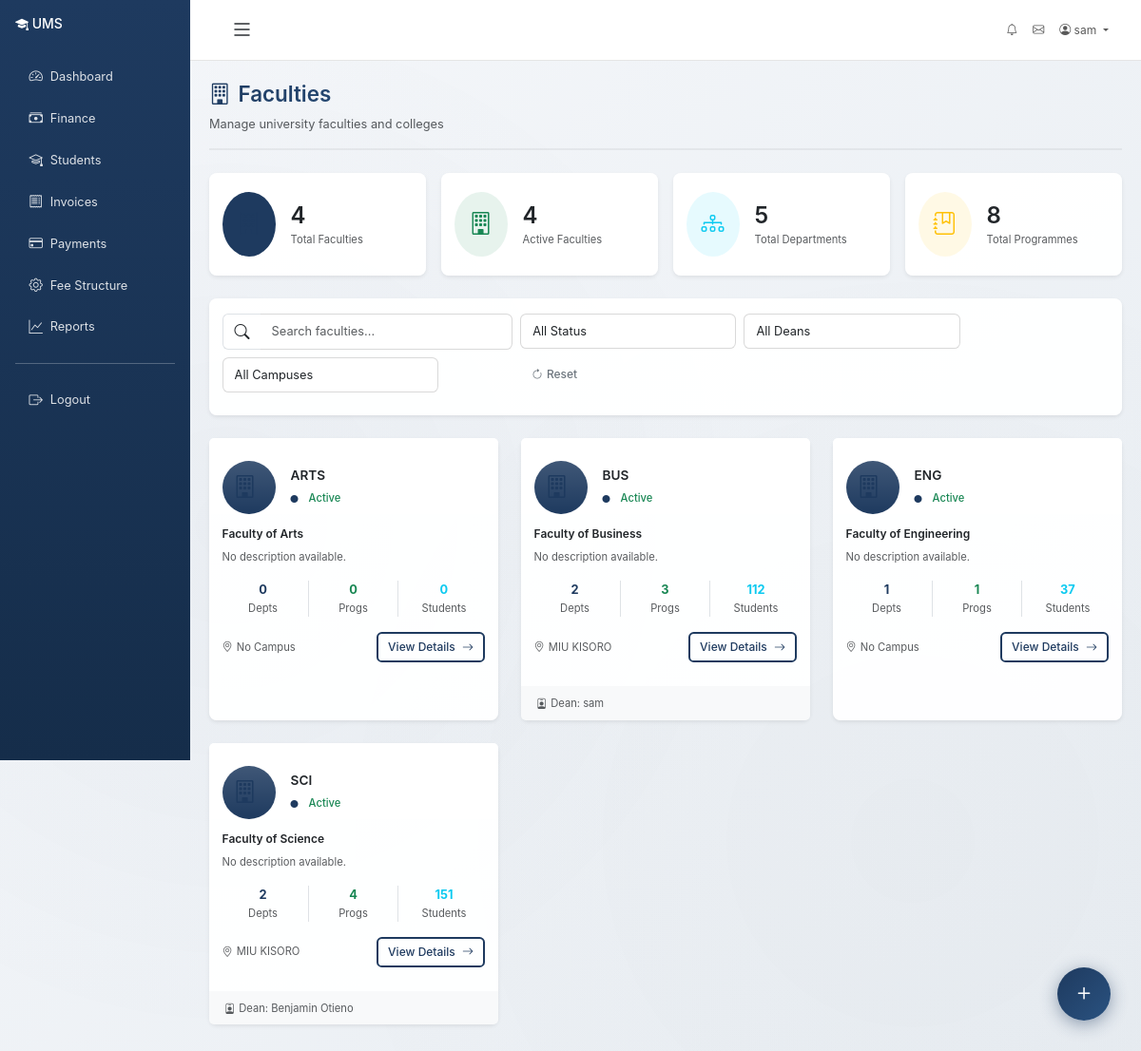
Page /academics/faculties/ (signed in) on the committed database.
### accounts/models.py (models this page shows, shortened)
class User(AbstractUser):
    class Role(models.TextChoices):
        ADMIN = 'admin', 'Administrator'
        REGISTRAR = 'registrar', 'Registrar'
        LECTURER = 'lecturer', 'Lecturer'
        STUDENT = 'student', 'Student'
        FINANCE = 'finance', 'Finance Staff'
        LIBRARIAN = 'librarian', 'Librarian'
        HOSTEL_MANAGER = 'hostel_manager', 'Hostel Manager'
        FACULTY_DEAN = 'faculty_dean', 'Faculty Dean'
        DEPARTMENT_HEAD = 'department_head', 'Department Head'
        PROGRAMME_COORDINATOR = 'programme_coordinator', 'Programme Coordinator'
    role = models.CharField(max_length=25, choices=Role.choices, default=Role.STUDENT)
    phone_number = models.CharField(max_length=20, blank=True)
    date_of_birth = models.DateField(null=True, blank=True)
    gender = models.CharField(
        max_length=10,
        choices=[('M', 'Male'), ('F', 'Female'), ('O', 'Other')],
        blank=True
    )
    address = models.TextField(blank=True)
    profile_picture = models.ImageField(upload_to='profiles/', null=True, blank=True)
    is_active_member = models.BooleanField(default=True)
    created_at = models.DateTimeField(auto_now_add=True)
    updated_at = models.DateTimeField(auto_now=True)
    class Meta:
        ordering = ['-date_joined']
    @property
    def is_admin(self):
        return self.role == self.Role.ADMIN or self.is_superuser
    @property
    def is_registrar(self):
        return self.role == self.Role.REGISTRAR
    @property
    def is_lecturer(self):
        return self.role == self.Role.LECTURER
    @property
    def is_student(self):
        return self.role == self.Role.STUDENT
    @property
    def is_finance_staff(self):
        return self.role == self.Role.FINANCE
    @property
    def is_faculty_dean(self):
        return self.role == self.Role.FACULTY_DEAN
    @property
    def is_department_head(self):
        return self.role == self.Role.DEPARTMENT_HEAD
    @property
    def is_programme_coordinator(self):
        return self.role == self.Role.PROGRAMME_COORDINATOR

### academics/models.py (models this page shows, shortened)
class Faculty(models.Model):
    name = models.CharField(max_length=200)
    code = models.CharField(max_length=10, unique=True)
    campus = models.ForeignKey(Campus, on_delete=models.CASCADE, related_name='faculties', null=True, blank=True)
    dean = models.ForeignKey(
        settings.AUTH_USER_MODEL, on_delete=models.SET_NULL,
        null=True, blank=True, related_name='faculty_dean'
    )
    description = models.TextField(blank=True)
    established_date = models.DateField(null=True, blank=True)
    is_active = models.BooleanField(default=True)
    created_at = models.DateTimeField(auto_now_add=True)
    class Meta:
        verbose_name_plural = 'Faculties'
        ordering = ['name']

class Campus(models.Model):
    name = models.CharField(max_length=200)
    code = models.CharField(max_length=10, unique=True)
    location = models.CharField(max_length=200)
    address = models.TextField(blank=True)
    phone = models.CharField(max_length=20, blank=True)
    email = models.EmailField(blank=True, null=True)
    is_active = models.BooleanField(default=True)
    created_at = models.DateTimeField(auto_now_add=True)
    class Meta:
        ordering = ['name']

### academics/views.py (the view)
# urls.py: path('faculties/', views.faculty_list, name='faculty_list'),
@login_required
def faculty_list(request):
    faculties = Faculty.objects.prefetch_related('departments', 'departments__programmes').all()
    campuses = Campus.objects.all()
    User = apps.get_model('accounts', 'User')
    deans = User.objects.filter(role=User.Role.FACULTY_DEAN)
    for faculty in faculties:
        faculty.programme_count = Programme.objects.filter(department__faculty=faculty).count()
        faculty.student_count = students_models.Student.objects.filter(programme__department__faculty=faculty).count()
    total_faculties = faculties.count()
    active_faculties = faculties.filter(is_active=True).count()
    total_departments = Department.objects.filter(faculty__in=faculties).count()
    total_programmes = Programme.objects.filter(department__faculty__in=faculties).count()
    context = {
        'faculties': faculties,
        'campuses': campuses,
        'deans': deans,
        'total_faculties': total_faculties,
        'active_faculties': active_faculties,
        'total_departments': total_departments,
        'total_programmes': total_programmes,
    }
    return render(request, 'academics/faculty_list.html', context)

### accounts/context_processors.py (called while the page is built, shortened)
def admin_dashboard_stats(request):
    context = {}
    return context

def user_context(request):
    context = {}
    if request.user.is_authenticated:
        user = request.user
        context['user_role'] = user.role
        context['user_role_display'] = user.get_role_display()
        context['is_admin_user'] = user.is_admin
        context['is_staff_user'] = user.role in ['admin', 'registrar', 'lecturer', 'finance', 'librarian', 'hostel_manager']
        nav_items = _get_nav_items(user)
        context['nav_items'] = nav_items
    return context

### templates/academics/faculty_list.html (shortened to what this page needs)
{% extends "base.html" %}
{% load static %}
{% block content %}
<div class="page-header d-flex justify-content-between align-items-center mb-4">
    <div>
        <h1 class="page-title"><i class="bi bi-building me-2"></i>Faculties</h1>
        <p class="text-muted mb-0">Manage university faculties and colleges</p>
    </div>
</div>
<div class="row g-3 mb-4">
    <div class="col-md-3 col-sm-6">
        <div class="card border-0 shadow-sm h-100">
            <div class="card-body d-flex align-items-center">
                <div class="bg-primary bg-opacity-10 rounded-circle p-3 me-3">
                    <i class="bi bi-building text-primary fs-4"></i>
                </div>
                <div>
                    <h4 class="mb-0">{{ total_faculties }}</h4>
                    <small class="text-muted">Total Faculties</small>
                </div>
            </div>
        </div>
    </div>
    <div class="col-md-3 col-sm-6">
        <div class="card border-0 shadow-sm h-100">
            <div class="card-body d-flex align-items-center">
                <div class="bg-success bg-opacity-10 rounded-circle p-3 me-3">
                    <i class="bi bi-building text-success fs-4"></i>
                </div>
                <div>
                    <h4 class="mb-0">{{ active_faculties }}</h4>
                    <small class="text-muted">Active Faculties</small>
                </div>
            </div>
        </div>
    </div>
    <div class="col-md-3 col-sm-6">
        <div class="card border-0 shadow-sm h-100">
            <div class="card-body d-flex align-items-center">
                <div class="bg-info bg-opacity-10 rounded-circle p-3 me-3">
                    <i class="bi bi-diagram-3 text-info fs-4"></i>
                </div>
                <div>
                    <h4 class="mb-0">{{ total_departments }}</h4>
                    <small class="text-muted">Total Departments</small>
                </div>
            </div>
        </div>
    </div>
    <div class="col-md-3 col-sm-6">
        <div class="card border-0 shadow-sm h-100">
            <div class="card-body d-flex align-items-center">
                <div class="bg-warning bg-opacity-10 rounded-circle p-3 me-3">
                    <i class="bi bi-journal-bookmark text-warning fs-4"></i>
                </div>
                <div>
                    <h4 class="mb-0">{{ total_programmes }}</h4>
                    <small class="text-muted">Total Programmes</small>
                </div>
            </div>
        </div>
    </div>
</div>
<div class="card border-0 shadow-sm mb-4">
    <div class="card-body py-3">
        <div class="row g-2 align-items-center">
            <div class="col-md-4">
                <div class="input-group">
                    <span class="input-group-text bg-white border-end-0"><i class="bi bi-search"></i></span>
                    <input type="text" class="form-control border-start-0" id="facultySearch" placeholder="Search faculties...">
                </div>
            </div>
            <div class="col-md-3">
                <select class="form-select" id="statusFilter">
                    <option value="">All Status</option>
                </select>
            </div>
            <div class="col-md-3">
                <select class="form-select" id="deanFilter">
                    <option value="">All Deans</option>
                </select>
            </div>
            <div class="col-md-3">
                <select class="form-select" id="campusFilter">
                    <option value="">All Campuses</option>
                </select>
            </div>
            <div class="col-md-2 text-end">
                <button class="btn btn-outline-secondary btn-sm" onclick="resetFilters()">
                    <i class="bi bi-arrow-clockwise me-1"></i>Reset
                </button>
            </div>
        </div>
    </div>
</div>
<div class="row g-4" id="facultiesGrid">
    {% for faculty in faculties %}
    <div class="col-md-6 col-lg-4 faculty-card" data-status="{% if faculty.is_active %}active{% else %}inactive{% endif %}" data-campus="{{ faculty.campus.id|default:'' }}" data-dean="{{ faculty.dean.id|default:'' }}" data-name="{{ faculty.name|lower }}" data-code="{{ faculty.code|lower }}">
        <div class="card border-0 shadow-sm h-100">
            <div class="card-header bg-white border-bottom-0 pt-4 pb-0">
                <div class="d-flex justify-content-between align-items-start">
                    <div class="d-flex align-items-center">
                        <div class="bg-primary bg-gradient rounded-circle d-flex align-items-center justify-content-center text-white me-3" style="width: 56px; height: 56px;">
                            <i class="bi bi-building fs-4"></i>
                        </div>
                        <div>
                            <h5 class="mb-1">{{ faculty.code }}</h5>
                            <span class="{% if faculty.is_active %}text-success{% else %}text-secondary{% endif %} small">
                                <i class="bi bi-circle-fill" style="font-size: 8px;"></i> {% if faculty.is_active %}Active{% else %}Inactive{% endif %}
                            </span>
                        </div>
                    </div>
                </div>
            </div>
            <div class="card-body">
                <h6 class="card-title mb-2">{{ faculty.name }}</h6>
                <p class="text-muted small mb-3">{{ faculty.description|truncatechars:80|default:"No description available." }}</p>
                <div class="row g-2 text-center mb-3">
                    <div class="col-4 border-end">
                        <div class="text-primary fw-bold">{{ faculty.departments.count }}</div>
                        <small class="text-muted">Depts</small>
                    </div>
                    <div class="col-4 border-end">
                        <div class="text-success fw-bold">{{ faculty.programme_count|default:0 }}</div>
                        <small class="text-muted">Progs</small>
                    </div>
                    <div class="col-4">
                        <div class="text-info fw-bold">{{ faculty.student_count|default:0 }}</div>
                        <small class="text-muted">Students</small>
                    </div>
                </div>
                <div class="d-flex justify-content-between align-items-center">
                    <small class="text-muted">
                        <i class="bi bi-geo-alt me-1"></i>{{ faculty.campus.name|default:"No Campus" }}
                    </small>
                    <a href="{% url 'academics:faculty_detail' faculty.pk %}" class="btn btn-outline-primary btn-sm">
                        View Details <i class="bi bi-arrow-right ms-1"></i>
                    </a>
                </div>
            </div>
            {% if faculty.dean %}
            <div class="card-footer bg-light border-top-0">
                <small class="text-muted">
                    <i class="bi bi-person-badge me-1"></i>Dean: {{ faculty.dean.get_full_name|default:faculty.dean.username }}
                </small>
            </div>
            {% endif %}
        </div>
    </div>
    {% endfor %}
</div>
{% endblock %}

### templates/base.html (shortened to what this page needs)
{% load static %}
<!DOCTYPE html>
<html lang="en">
<head>
    <link href="https://cdn.jsdelivr.net/npm/bootstrap@5.3.0/dist/css/bootstrap.min.css" rel="stylesheet">
    <link rel="stylesheet" href="https://cdn.jsdelivr.net/npm/bootstrap-icons@1.11.0/font/bootstrap-icons.css">
</head>
<body {% if user.is_authenticated %}data-user-authenticated="true"{% endif %}>
    {% if user.is_authenticated %}
    <div class="container-fluid">
        <div class="row">
            <div class="col-md-3 col-lg-2 px-0 sidebar d-none d-md-block" id="sidebar">
                <div class="p-3">
                    <h4 class="text-white mb-4">
                        <i class="bi bi-mortarboard-fill"></i> <span class="sidebar-text">UMS</span>
                    </h4>
                    <nav class="nav flex-column">
                        {% for item in nav_items %}
                            {% if item.path %}
                                <a class="nav-link" href="{{ item.path }}" title="{{ item.label }}">
                                    <i class="bi {{ item.icon }}"></i> <span class="sidebar-text">{{ item.label }}</span>
                                </a>
                            {% elif item.url %}
                                <a class="nav-link" href="{% url item.url %}" title="{{ item.label }}">
                                    <i class="bi {{ item.icon }}"></i> <span class="sidebar-text">{{ item.label }}</span>
                                </a>
                            {% endif %}
                        {% endfor %}
                        <hr class="text-white">
                        <a class="nav-link" href="{% url 'accounts:logout' %}" title="Logout">
                            <i class="bi bi-box-arrow-right"></i> <span class="sidebar-text">Logout</span>
                        </a>
                    </nav>
                </div>
            </div>
            <div class="col-md-9 col-lg-10 ms-auto main-content-area" id="mainContent">
                <nav class="navbar navbar-expand-lg navbar-light bg-white border-bottom">
                    <div class="container-fluid">
                        <button class="btn btn-link text-dark sidebar-toggle d-none d-md-block" id="sidebarToggle" type="button" title="Collapse Sidebar (Ctrl+B)">
                            <i class="bi bi-list"></i>
                        </button>
                        <div class="collapse navbar-collapse" id="navbarNav">
                            <ul class="navbar-nav ms-auto">
                                <li class="nav-item">
                                    <a class="nav-link" href="{% url 'communications:notifications' %}" title="Notifications">
                                        <i class="bi bi-bell"></i>
                                    </a>
                                </li>
                                <li class="nav-item">
                                    <a class="nav-link" href="{% url 'communications:inbox' %}" title="Messages">
                                        <i class="bi bi-envelope"></i>
                                    </a>
                                </li>
                                <li class="nav-item dropdown">
                                    <a class="nav-link dropdown-toggle" href="#" id="userDropdown" role="button" data-bs-toggle="dropdown">
                                        <i class="bi bi-person-circle"></i> {{ user.get_full_name|default:user.username }}
                                    </a>
                                </li>
                            </ul>
                        </div>
                    </div>
                </nav>
                <div class="content-wrapper">
                    {% block content %}{% endblock %}
                </div>
            </div>
        </div>
    </div>
    {% else %}
    <div class="container-fluid">
        {% block login_content %}{% endblock %}
    </div>
    {% endif %}
    {% if user.is_authenticated %}
    <div class="qc-fab-wrap" id="qcFabWrap">
        <button class="qc-fab-main" id="qcFabMain" title="Quick Add">
            <i class="bi bi-plus qc-icon"></i>
        </button>
        <div class="qc-actions" id="qcActions">
        </div>
    </div>
    {% endif %}
</body>
</html>

### rows in the picture
User: get_full_name "sam"
Faculty: code "ARTS", is_active "Active", name "Faculty of Arts", description "No description available.", departments.count "0", programme_count "0", student_count "0", campus.name "No Campus"
Faculty: code "BUS", is_active "Active", name "Faculty of Business", description "No description available.", departments.count "2", programme_count "3", student_count "112", campus.name "MIU KISORO", dean.get_full_name "sam"
Faculty: code "ENG", is_active "Active", name "Faculty of Engineering", description "No description available.", departments.count "1", programme_count "1", student_count "37", campus.name "No Campus"
Faculty: code "SCI", is_active "Active", name "Faculty of Science", description "No description available.", departments.count "2", programme_count "4", student_count "151", campus.name "MIU KISORO", dean.get_full_name "Benjamin Otieno"

### other values in the picture
{{ item.label }} "Dashboard" "Finance" "Students" "Invoices" "Payments" "Fee Structure" "Reports"
{{ total_faculties }} "4"
{{ active_faculties }} "4"
{{ total_departments }} "5"
{{ total_programmes }} "8"
